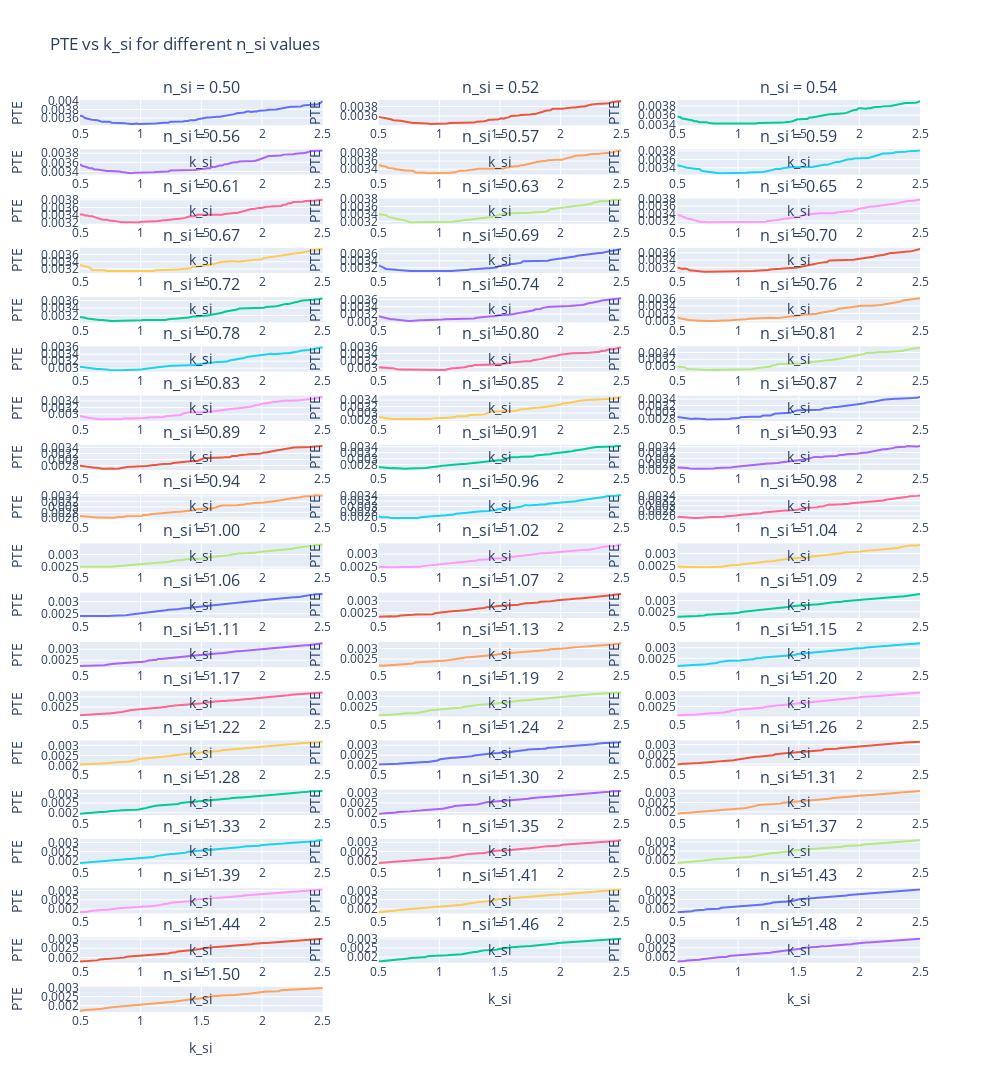

Source (notebook cell):
### Code cell
import pandas as pd
import plotly.graph_objects as go
from plotly.subplots import make_subplots

# Load the CSV file
df = pd.read_csv("complex_n_silicon_2dsweep_v2.csv")

# Get unique n_si values
n_si_unique = sorted(df["n_si"].unique())

# Calculate number of rows and columns for subplots
n_plots = len(n_si_unique)
n_cols = 3  # You can adjust this
n_rows = -(-n_plots // n_cols)  # Ceiling division

# Create subplots
fig = make_subplots(
    rows=n_rows, cols=n_cols, subplot_titles=[f"n_si = {n:.2f}" for n in n_si_unique]
)

# Create a plot for each n_si value
for i, n_si in enumerate(n_si_unique):
    row = i // n_cols + 1
    col = i % n_cols + 1

    # Filter data for this n_si
    data = df[df["n_si"] == n_si].sort_values("k_si")

    # Add trace to subplot
    fig.add_trace(
        go.Scatter(x=data["k_si"], y=data["pte_8"], mode="lines"), row=row, col=col
    )

    # Update axes labels
    fig.update_xaxes(title_text="k_si", row=row, col=col)
    fig.update_yaxes(title_text="PTE", row=row, col=col)

# Update layout
fig.update_layout(
    title_text="PTE vs k_si for different n_si values",
    height=300 * n_rows,  # Adjust height based on number of rows
    width=1000,  # You can adjust this
    showlegend=False,
)

# Show the plot
fig.show()
